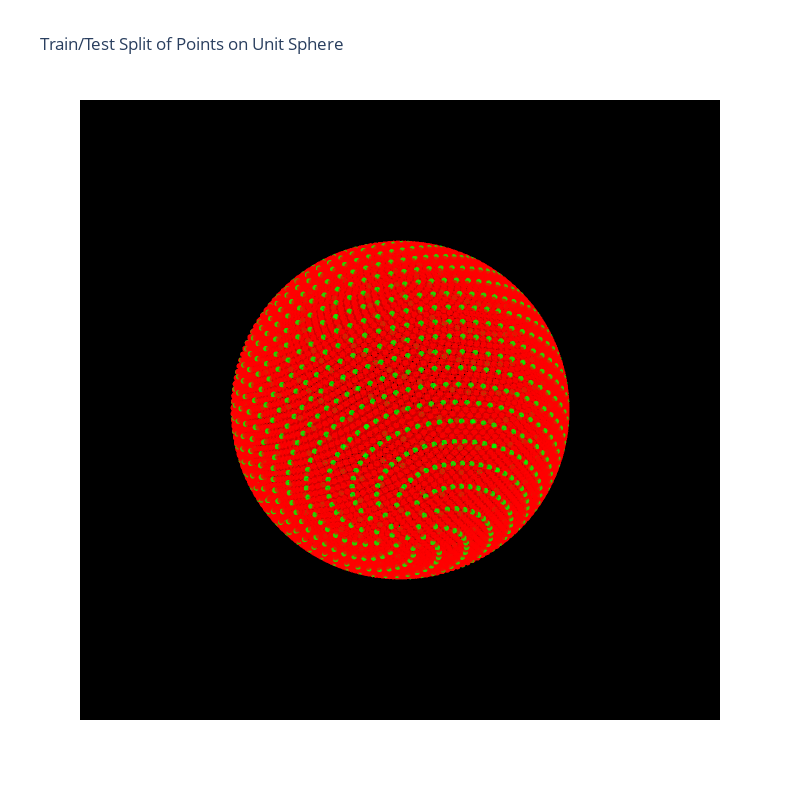

Notebook source saved alongside this figure:
### Code cell
# Create colors array - red for train points, green for test points
colors = np.zeros((len(cartesion), 3))  # RGB array
colors[train_indices] = [1, 0, 0]  # Red for training points
colors[test_indices] = [0, 1, 0]   # Green for test points

# Create the 3D scatter plot
fig = go.Figure(data=[go.Scatter3d(
    x=cartesion[:,0],
    y=cartesion[:,1], 
    z=cartesion[:,2],
    mode='markers',
    marker=dict(
        size=2,
        color=colors,  # Use the RGB array for colors
        colorscale=None,  # Disable colorscale to use exact RGB values
        opacity=0.8
    )
)])

# Update layout for better visualization
fig.update_layout(
    title='Train/Test Split of Points on Unit Sphere',
    scene=dict(
        xaxis=dict(showgrid=False, zeroline=False, showline=False, showticklabels=False, showbackground=False, title=''),
        yaxis=dict(showgrid=False, zeroline=False, showline=False, showticklabels=False, showbackground=False, title=''),
        zaxis=dict(showgrid=False, zeroline=False, showline=False, showticklabels=False, showbackground=False, title=''),
        bgcolor='black'
    ),
    width=800,
    height=800
)

# Show the interactive plot
fig.show()

### Figure 1 — Plotly figure (JSON) as saved in the notebook; plotly's stock layout.template omitted (floating-point values rounded to 4 significant figures; data arrays with more than 128 entries replaced by an {"elided": "..."} marker saying what was removed)
{"data": [{"marker": {"color": {"elided": "10000x3 float values"}, "opacity": 0.8, "size": 2}, "mode": "markers", "type": "scatter3d", "x": {"elided": "10000 float values"}, "y": {"elided": "10000 float values"}, "z": {"elided": "10000 float values"}}], "layout": {"height": 800, "scene": {"bgcolor": "black", "xaxis": {"showbackground": false, "showgrid": false, "showline": false, "showticklabels": false, "title": {"text": ""}, "zeroline": false}, "yaxis": {"showbackground": false, "showgrid": false, "showline": false, "showticklabels": false, "title": {"text": ""}, "zeroline": false}, "zaxis": {"showbackground": false, "showgrid": false, "showline": false, "showticklabels": false, "title": {"text": ""}, "zeroline": false}}, "title": {"text": "Train/Test Split of Points on Unit Sphere"}, "width": 800}}
